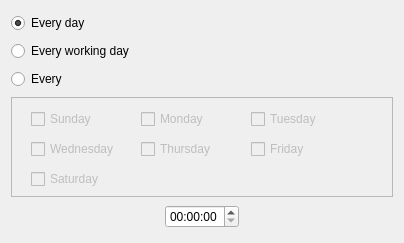
<?xml version="1.0" encoding="UTF-8"?>
<ui version="4.0">
 <class>Frame</class>
 <widget class="QFrame" name="Frame">
  <property name="geometry">
   <rect>
    <x>0</x>
    <y>0</y>
    <width>400</width>
    <height>243</height>
   </rect>
  </property>
  <property name="windowTitle">
   <string>Frame</string>
  </property>
  <layout class="QVBoxLayout" name="verticalLayout">
   <item>
    <widget class="QRadioButton" name="everyDayRadioButton">
     <property name="text">
      <string comment="1">Every day</string>
     </property>
     <property name="checked">
      <bool>true</bool>
     </property>
     <attribute name="buttonGroup">
      <string notr="true">buttonGroup</string>
     </attribute>
    </widget>
   </item>
   <item>
    <widget class="QRadioButton" name="everyWorkingDayRadioButton">
     <property name="text">
      <string comment="2">Every working day</string>
     </property>
     <attribute name="buttonGroup">
      <string notr="true">buttonGroup</string>
     </attribute>
    </widget>
   </item>
   <item>
    <widget class="QRadioButton" name="everyRadioButton">
     <property name="text">
      <string comment="3">Every</string>
     </property>
     <attribute name="buttonGroup">
      <string notr="true">buttonGroup</string>
     </attribute>
    </widget>
   </item>
   <item>
    <widget class="QFrame" name="daysBox">
     <property name="sizePolicy">
      <sizepolicy hsizetype="Maximum" vsizetype="Maximum">
       <horstretch>0</horstretch>
       <verstretch>0</verstretch>
      </sizepolicy>
     </property>
     <property name="minimumSize">
      <size>
       <width>382</width>
       <height>100</height>
      </size>
     </property>
     <property name="sizeIncrement">
      <size>
       <width>0</width>
       <height>0</height>
      </size>
     </property>
     <property name="frameShape">
      <enum>QFrame::StyledPanel</enum>
     </property>
     <widget class="QCheckBox" name="Checkbox1">
      <property name="enabled">
       <bool>false</bool>
      </property>
      <property name="geometry">
       <rect>
        <x>20</x>
        <y>10</y>
        <width>99</width>
        <height>24</height>
       </rect>
      </property>
      <property name="text">
       <string comment="0">Sunday</string>
      </property>
      <attribute name="buttonGroup">
       <string notr="true">dayGroup</string>
      </attribute>
     </widget>
     <widget class="QCheckBox" name="Checkbox2">
      <property name="enabled">
       <bool>false</bool>
      </property>
      <property name="geometry">
       <rect>
        <x>130</x>
        <y>10</y>
        <width>99</width>
        <height>24</height>
       </rect>
      </property>
      <property name="text">
       <string comment="1">Monday</string>
      </property>
      <attribute name="buttonGroup">
       <string notr="true">dayGroup</string>
      </attribute>
     </widget>
     <widget class="QCheckBox" name="Checkbox3">
      <property name="enabled">
       <bool>false</bool>
      </property>
      <property name="geometry">
       <rect>
        <x>240</x>
        <y>10</y>
        <width>81</width>
        <height>24</height>
       </rect>
      </property>
      <property name="text">
       <string comment="2">Tuesday</string>
      </property>
      <attribute name="buttonGroup">
       <string notr="true">dayGroup</string>
      </attribute>
     </widget>
     <widget class="QCheckBox" name="Checkbox4">
      <property name="enabled">
       <bool>false</bool>
      </property>
      <property name="geometry">
       <rect>
        <x>20</x>
        <y>40</y>
        <width>111</width>
        <height>24</height>
       </rect>
      </property>
      <property name="text">
       <string comment="4">Wednesday</string>
      </property>
      <attribute name="buttonGroup">
       <string notr="true">dayGroup</string>
      </attribute>
     </widget>
     <widget class="QCheckBox" name="Checkbox5">
      <property name="enabled">
       <bool>false</bool>
      </property>
      <property name="geometry">
       <rect>
        <x>130</x>
        <y>40</y>
        <width>99</width>
        <height>24</height>
       </rect>
      </property>
      <property name="text">
       <string comment="8">Thursday</string>
      </property>
      <attribute name="buttonGroup">
       <string notr="true">dayGroup</string>
      </attribute>
     </widget>
     <widget class="QCheckBox" name="Checkbox6">
      <property name="enabled">
       <bool>false</bool>
      </property>
      <property name="geometry">
       <rect>
        <x>240</x>
        <y>40</y>
        <width>81</width>
        <height>24</height>
       </rect>
      </property>
      <property name="text">
       <string comment="16">Friday</string>
      </property>
      <attribute name="buttonGroup">
       <string notr="true">dayGroup</string>
      </attribute>
     </widget>
     <widget class="QCheckBox" name="Checkbox7">
      <property name="enabled">
       <bool>false</bool>
      </property>
      <property name="geometry">
       <rect>
        <x>20</x>
        <y>70</y>
        <width>99</width>
        <height>24</height>
       </rect>
      </property>
      <property name="text">
       <string comment="32">Saturday</string>
      </property>
      <attribute name="buttonGroup">
       <string notr="true">dayGroup</string>
      </attribute>
     </widget>
    </widget>
   </item>
   <item alignment="Qt::AlignHCenter">
    <widget class="QTimeEdit" name="timeEdit">
     <property name="sizePolicy">
      <sizepolicy hsizetype="Fixed" vsizetype="Fixed">
       <horstretch>0</horstretch>
       <verstretch>0</verstretch>
      </sizepolicy>
     </property>
    </widget>
   </item>
  </layout>
 </widget>
 <resources/>
 <connections/>
 <buttongroups>
  <buttongroup name="buttonGroup"/>
  <buttongroup name="dayGroup"/>
 </buttongroups>
</ui>
